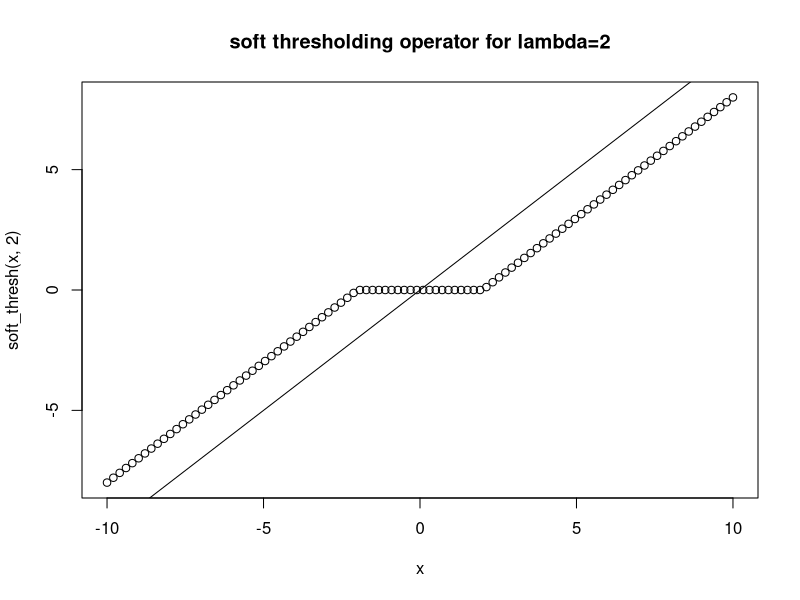
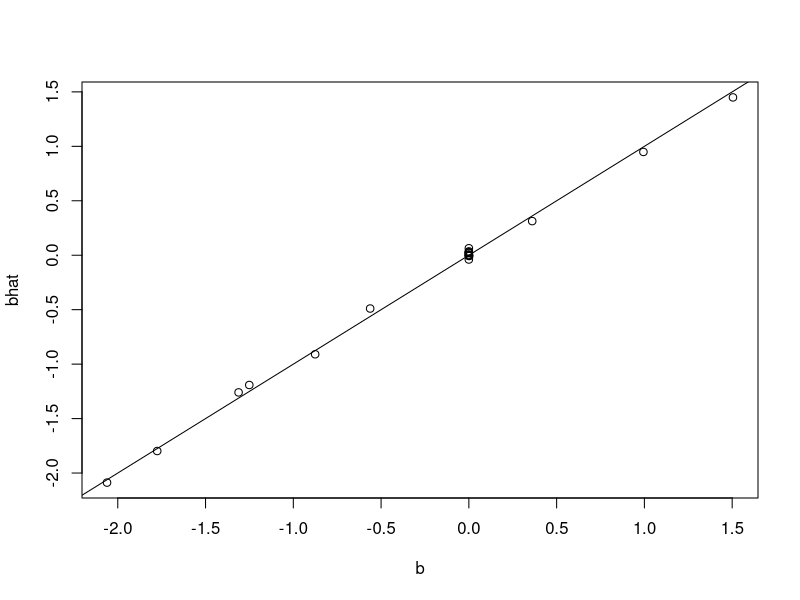
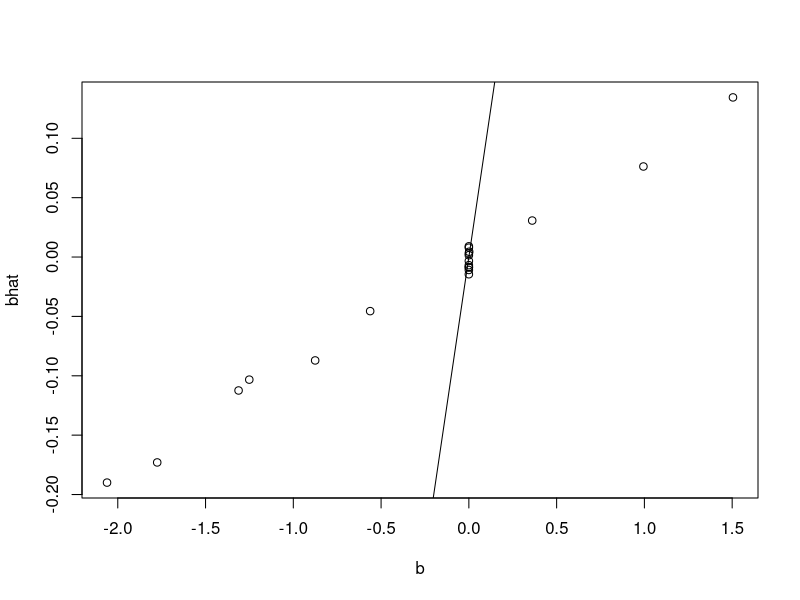
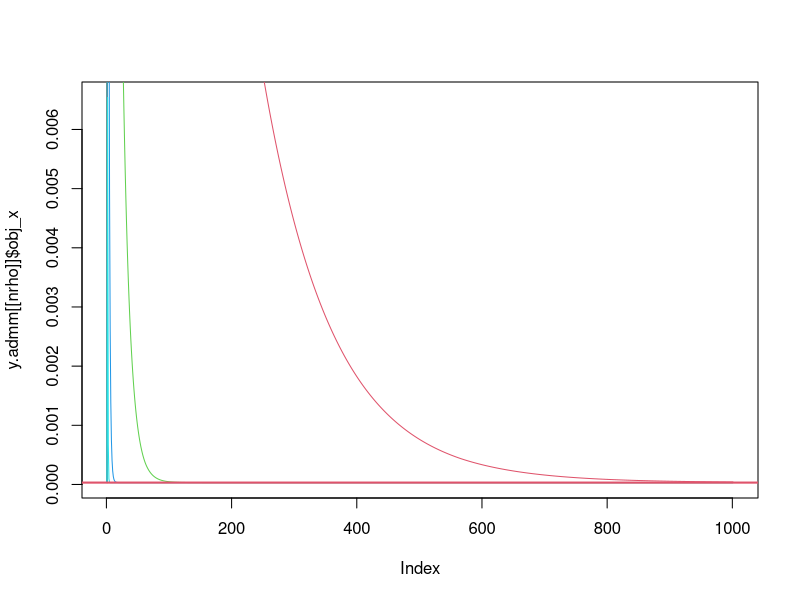
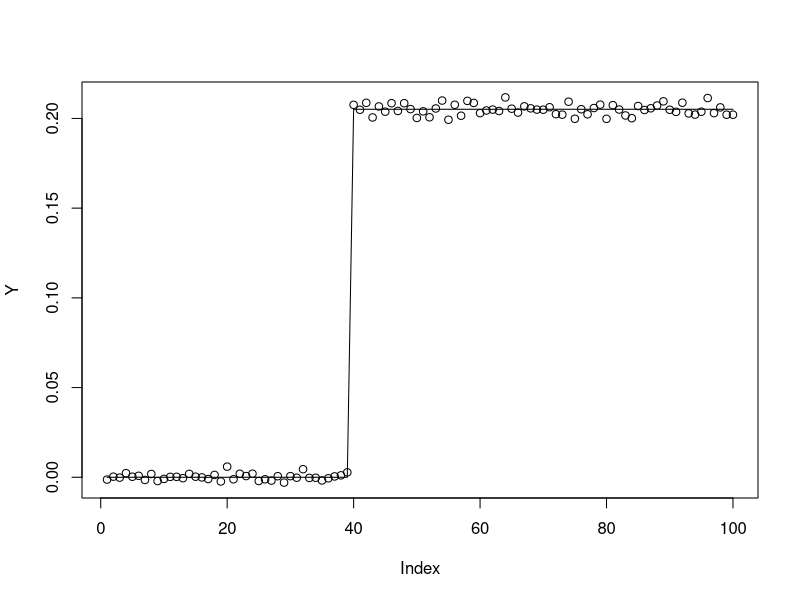
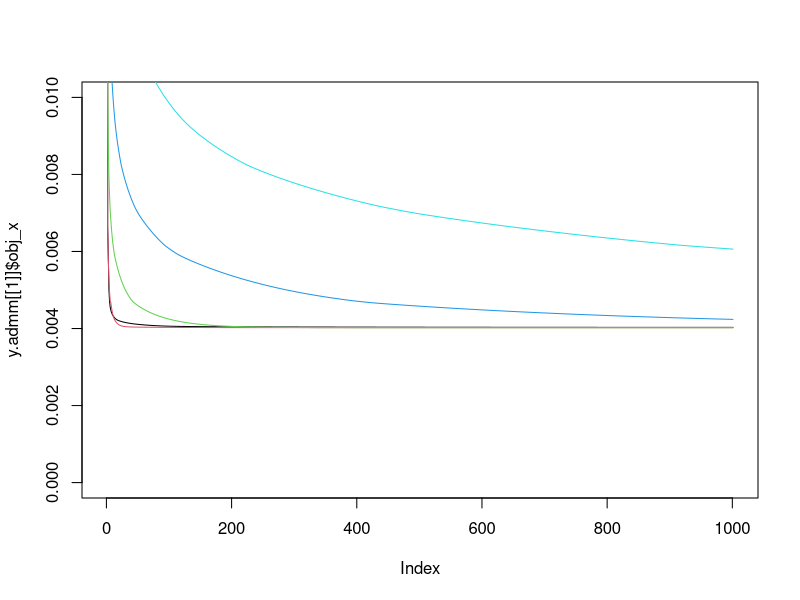
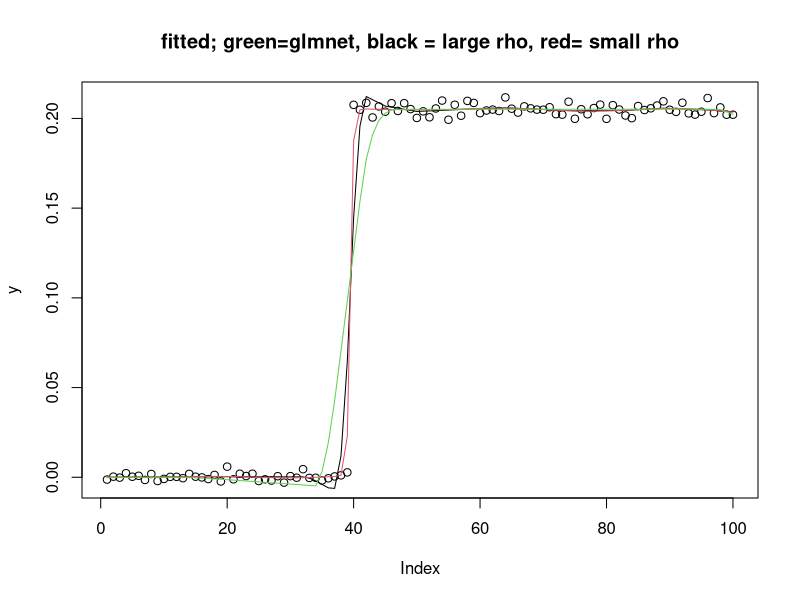
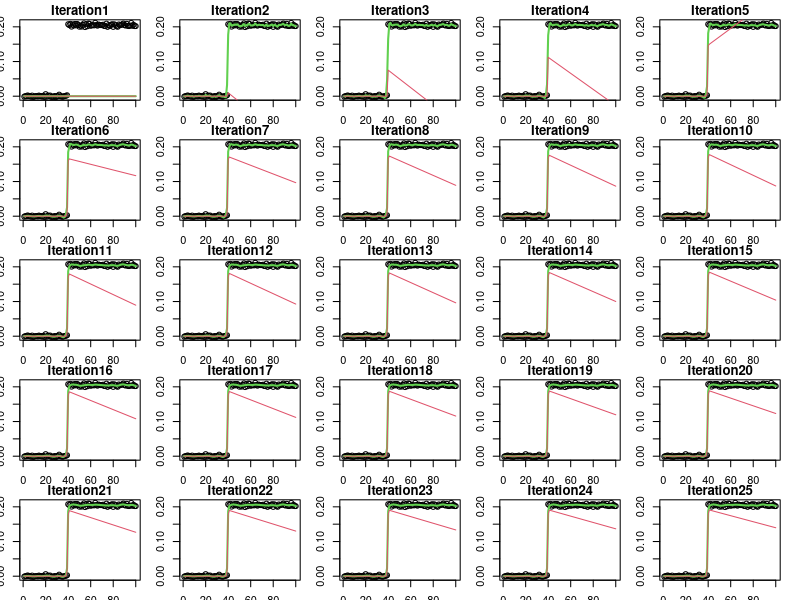

Source code (R) for these figures, in order:
## ---- chunk 1
library(glmnet)
## ---- chunk 2
obj_lasso = function(x,y,A,lambda, residual_variance=1){
  (1/(2*residual_variance)) * sum((y- A %*% x)^2) + lambda* sum(abs(x))
}
## ---- chunk 3
soft_thresh = function(x,lambda){
  z = abs(x)-lambda
  sign(x) * ifelse(z>0, z, 0)
}
x = seq(-10,10,length=100)
plot(x,soft_thresh(x,2),main="soft thresholding operator for lambda=2")
abline(a=0,b=1)

prox_l1 = function(x,t,lambda){
  soft_thresh(x,lambda*t)
}
## ---- chunk 4
# returns posterior mean for "ridge regression" (normal prior);
# Note that allows for non-zero prior mean -- ridge regression is usually 0 prior mean
ridge = function(y,A,prior_variance,prior_mean=rep(0,ncol(A)),residual_variance=1){
  n = length(y)
  p = ncol(A)
  L = chol(t(A) %*% A + (residual_variance/prior_variance)*diag(p))
  b = backsolve(L, t(A) %*% y + (residual_variance/prior_variance)*prior_mean, transpose=TRUE)
  b = backsolve(L, b)
  #b = chol2inv(L) %*% (t(A) %*% y + (residual_variance/prior_variance)*prior_mean)
  return(b)
}
prox_regression = function(x, t, y, A, residual_variance=1){
  ridge(y,A,prior_variance = t,prior_mean = x,residual_variance)
}
## ---- chunk 5
 n = 1000
 p = 20
 A = matrix(rnorm(n*p),nrow=n)
 b = c(rnorm(p/2),rep(0,p/2))
 y = A %*% b + rnorm(n)
 
 bhat = ridge(y,A,1) 
 plot(b,bhat)
 abline(a=0,b=1)
 
 # try shrinking strongly...
 bhat = ridge(y,A,1e-4) 
 plot(b,bhat)
 abline(a=0,b=1)
## ---- chunk 6
admm_fn = function(y,A,rho,lambda,prox_f=prox_regression, prox_g = prox_l1, obj_fn = obj_lasso, niter=1000, z_init=NULL){
  p = ncol(A)
  x = matrix(0,nrow=niter+1,ncol=p)
  z = x
  w = x

  if(!is.null(z_init)){
    z[1,] = z_init
  }
  obj_x = rep(0,niter+1)
  obj_z = rep(0,niter+1)
  obj_x[1] = obj_fn(x[1,],y,A,lambda)
  obj_z[1] = obj_fn(z[1,],y,A,lambda)
  
  for(i in 1:niter){
    x[i+1,] = prox_f(z[i,] - w[i,],1/rho,y,A)
    z[i+1,] = prox_g(x[i+1,] + w[i,],1/rho,lambda)
    w[i+1,] = w[i,] + x[i+1,] - z[i+1,]
    obj_x[i+1] = obj_fn(x[i+1,],y,A,lambda) 
    obj_z[i+1] = obj_fn(z[i+1,],y,A,lambda)
  }
  return(list(x=x,z=z,w=w,obj_x=obj_x, obj_z=obj_z))
}
## ---- chunk 7
y = y/sum(y^2)
lambda = 100
nrho = 5
rho = 10^(0:(nrho-1))

y.admm = list()
for(i in 1:nrho){
  y.admm[[i]] = admm_fn(y,A,rho=rho[i],lambda=lambda)
}
  
plot(y.admm[[nrho]]$obj_x,type="n")
for(i in 1:nrho){
  lines(y.admm[[i]]$obj_x,col=i)
}

y.glmnet = glmnet(A,y,lambda=lambda/length(y),standarize=FALSE,intercept=FALSE)

abline(h=obj_lasso(coef(y.glmnet)[-1], y,A,lambda),col=2,lwd=2)

for(i in 1:nrho){
  print(obj_lasso(y.admm[[i]]$x[1001,],y,A,lambda))
}
obj_lasso(coef(y.glmnet)[-1], y,A,lambda)

## ---- chunk 8
set.seed(100)
n = 100
p = n
X = matrix(0,nrow=n,ncol=n)
for(i in 1:n){
  X[i:n,i] = 1:(n-i+1)
}
btrue = rep(0,n)
btrue[40] = 8
btrue[41] = -8
Y = X %*% btrue + 0.1*rnorm(n)

norm = mean(Y^2) # normalize Y because it makes it easier to compare with glmnet
Y = Y/norm
btrue = btrue/norm
plot(Y)
lines(X %*% btrue)
## ---- chunk 9
y = Y
A = X
niter = 1000
lambda = 0.01
nrho = 5
rho = 10^((0:(nrho-1))-1)

y.admm = list()
for(i in 1:nrho){
  y.admm[[i]] = admm_fn(y,A,rho=rho[i],lambda=lambda,niter= niter)
}
  

plot(y.admm[[1]]$obj_x,type="n",ylim=c(0,0.01))
for(i in 1:nrho){
  lines(y.admm[[i]]$obj_x,col=i)
}

y.glmnet = glmnet(A,y,lambda=lambda/length(y),standarize=FALSE,intercept=FALSE,tol=1e-10)

abline(h=obj_lasso(coef(y.glmnet)[-1], y,A,lambda),col=2,lwd=2)

for(i in 1:nrho){
  print(obj_lasso(y.admm[[i]]$x[1001,],y,A,lambda))
}
obj_lasso(coef(y.glmnet)[-1], y,A,lambda)

obj_lasso(btrue,y,A,lambda)
## ---- chunk 10
plot(y,main="fitted; green=glmnet, black = large rho, red= small rho")
lines(A %*% y.admm[[5]]$x[niter+1,])
lines(A %*% y.admm[[1]]$x[niter+1,],col=2)
lines(A %*% coef(y.glmnet)[-1],col=3)
## ---- chunk 11
par(mfrow=c(5,5))
par(mar=rep(1.5,4))
for(i in 1:25){
  plot(y,main = paste0("Iteration",i))
  lines(A %*% y.admm[[1]]$x[i,],col=3,lwd=2)  
  lines(A %*% y.admm[[1]]$z[i,],col=2)
}

## ---- chunk 12
par(mfrow=c(5,5))
par(mar=rep(1.5,4))
for(i in 1:25){
  plot(y,main = paste0("Iteration",i))
  lines(A %*% y.admm[[3]]$x[i,],col=3,lwd=2)  
  lines(A %*% y.admm[[3]]$z[i,],col=2)
}

## ---- chunk 13
par(mfrow=c(5,5))
par(mar=rep(1.5,4))
for(i in 1:25){
  plot(y)
  lines(A %*% y.admm[[5]]$x[i,],lwd=2)  
  lines(A %*% y.admm[[5]]$z[i,],col=2)
}
## ---- chunk 14
hard_thresh = function(x,lambda){
  ifelse(abs(x)>lambda, x, 0)
}
prox_l0 = function(x,t,lambda){
  hard_thresh(x,lambda*t)
}
obj_l0 = function(x,y,A,lambda, residual_variance=1){
  (1/(2*residual_variance)) * sum((y- A %*% x)^2) + lambda* (sum(x>0)+sum(x<0))
}

  
nrho = 5
rho = 10^((0:(nrho-1))-1)
lambda = .1

y.admm.l0 = list()
for(i in 1:nrho){
  y.admm.l0[[i]] = admm_fn(y,A,rho=rho[i],lambda=lambda,prox_g = prox_l0, obj_fn = obj_l0)
}
  
plot(y.admm.l0[[1]]$obj_z,main="objective fn, small rho")
plot(y.admm.l0[[5]]$obj_z,main="objective fn, large rho")

for(i in 1:nrho){
  print(obj_l0(y.admm.l0[[i]]$z[1001,],y,A,lambda))
}
obj_l0(btrue,y,A,lambda)
# try initializing from truth?
#y.admm.l0.true = admm_fn(Y,X,rho,lambda,prox_g = prox_l0, obj_fn = obj_l0,z_init = btrue)
#plot(y.admm.l0.true$obj_z)
#obj_l0(y.admm.l0.true$z[1001,],Y,X,100)
## ---- chunk 15
par(mfrow=c(5,5))
par(mar=rep(1.5,4))
for(i in 1:25){
  plot(y,main = paste0("Iteration",i),ylim=c(-1,1))
  lines(A %*% y.admm.l0[[1]]$x[i,],col=3,lwd=2)  
  lines(A %*% y.admm.l0[[1]]$z[i,],col=2)
}
## ---- chunk 16
par(mfrow=c(5,5))
par(mar=rep(1.5,4))
for(i in 1:25){
  plot(y,main = paste0("Iteration",i),ylim=c(-1,1))
  lines(A %*% y.admm.l0[[3]]$x[i,],col=3,lwd=2)  
  lines(A %*% y.admm.l0[[3]]$z[i,],col=2)
}
## ---- chunk 17
par(mfrow=c(5,5))
par(mar=rep(1.5,4))
for(i in 1:25){
  plot(y,main = paste0("Iteration",i),ylim=c(-1,1))
  lines(A %*% y.admm.l0[[5]]$x[i,],col=3,lwd=2)  
  lines(A %*% y.admm.l0[[5]]$z[i,],col=2)
}
## ---- chunk 18
admm_fn2 = function(y,A,rho, lambda,niter=1000){
  p = ncol(A)
  x = z = w = rep(0,p)
  obj = rep(0,niter)
  for(i in 1:niter){
    inv = chol2inv(chol( t(A) %*% A + rho*diag(p) ))
    x = inv %*% (t(A) %*% y + rho*(z-w))
    z = soft_thresh(x+w,lambda/rho)
    w = w + x - z
    obj[i] = obj_lasso(x,y,A,lambda)
  }
  return(list(x=x,z=z,w=w,obj=obj))
}
